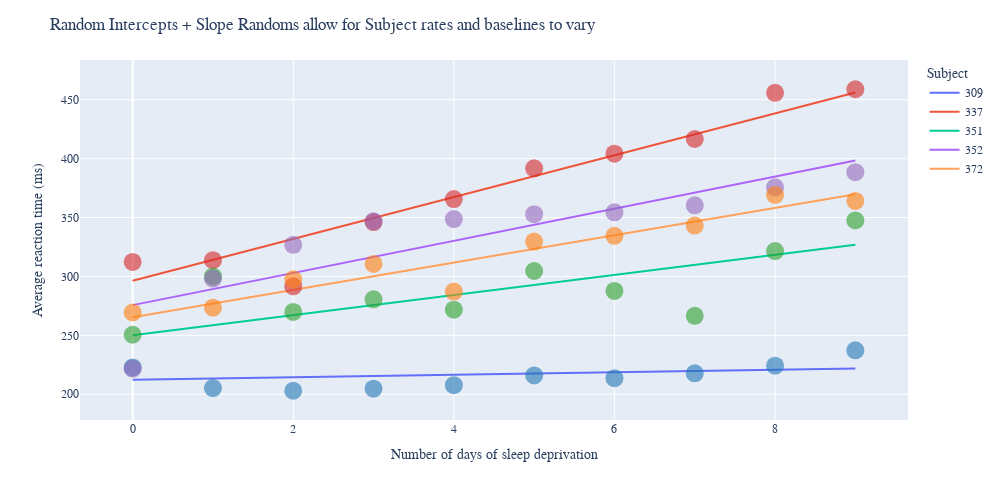

Here is the notebook cell this chart was saved with:
### Code cell
# plot with plotly
fig4 = px.line(df_slope_int_melt, x='Days', y='Reaction', color='index')

# add individual scatter points
colors= ['#1f77b4', '#d62728', '#2ca02c', '#9467bd', '#ff7f0e']
for i, subj in enumerate(sleepstudy.Subject.unique()):
    subj_scatter = sleepstudy[sleepstudy['Subject'].str.contains(subj)]
    
    fig4.add_trace(go.Scatter(x=subj_scatter['Days'].values, y=subj_scatter['Reaction'].values, 
                              mode='markers', 
                              marker=dict(color=colors[i]),
                              showlegend=False))

fig4.update_traces(marker=dict(size=18, opacity=0.6),
                  selector=dict(mode='markers'))

fig4.update_layout(autosize=False,
                  width=1000,
                  height=500,
                 title="Random Intercepts + Slope Randoms allow for Subject rates and baselines to vary",
                    xaxis_title="Number of days of sleep deprivation",
                 yaxis_title="Average reaction time (ms)",
                 legend_title_text='Subject',
                  font=dict(
                      family="Helvetica Neue"))
fig4.show()

### Figure 1 — Plotly figure (JSON) as saved in the notebook; plotly's stock layout.template omitted (floating-point values rounded to 4 significant figures)
{"data": [{"hovertemplate": "index=309<br>Days=%{x}<br>Reaction=%{y}<extra></extra>", "legendgroup": "309", "line": {"color": "#636efa", "dash": "solid"}, "mode": "lines", "name": "309", "showlegend": true, "type": "scatter", "x": [0, 9], "xaxis": "x", "y": [212.4, 221.8], "yaxis": "y"}, {"hovertemplate": "index=337<br>Days=%{x}<br>Reaction=%{y}<extra></extra>", "legendgroup": "337", "line": {"color": "#EF553B", "dash": "solid"}, "mode": "lines", "name": "337", "showlegend": true, "type": "scatter", "x": [0, 9], "xaxis": "x", "y": [296.3, 456.1], "yaxis": "y"}, {"hovertemplate": "index=351<br>Days=%{x}<br>Reaction=%{y}<extra></extra>", "legendgroup": "351", "line": {"color": "#00cc96", "dash": "solid"}, "mode": "lines", "name": "351", "showlegend": true, "type": "scatter", "x": [0, 9], "xaxis": "x", "y": [250.0, 326.9], "yaxis": "y"}, {"hovertemplate": "index=352<br>Days=%{x}<br>Reaction=%{y}<extra></extra>", "legendgroup": "352", "line": {"color": "#ab63fa", "dash": "solid"}, "mode": "lines", "name": "352", "showlegend": true, "type": "scatter", "x": [0, 9], "xaxis": "x", "y": [275.7, 398.5], "yaxis": "y"}, {"hovertemplate": "index=372<br>Days=%{x}<br>Reaction=%{y}<extra></extra>", "legendgroup": "372", "line": {"color": "#FFA15A", "dash": "solid"}, "mode": "lines", "name": "372", "showlegend": true, "type": "scatter", "x": [0, 9], "xaxis": "x", "y": [265.4, 369.7], "yaxis": "y"}, {"marker": {"color": "#1f77b4", "opacity": 0.6, "size": 18}, "mode": "markers", "showlegend": false, "type": "scatter", "x": [0, 1, 2, 3, 4, 5, 6, 7, 8, 9], "y": [222.7, 205.3, 203.0, 204.7, 207.7, 216.0, 213.6, 217.7, 224.3, 237.3]}, {"marker": {"color": "#d62728", "opacity": 0.6, "size": 18}, "mode": "markers", "showlegend": false, "type": "scatter", "x": [0, 1, 2, 3, 4, 5, 6, 7, 8, 9], "y": [312.4, 313.8, 291.6, 346.1, 365.7, 391.8, 404.3, 416.7, 455.9, 458.9]}, {"marker": {"color": "#2ca02c", "opacity": 0.6, "size": 18}, "mode": "markers", "showlegend": false, "type": "scatter", "x": [0, 1, 2, 3, 4, 5, 6, 7, 8, 9], "y": [250.5, 300.1, 269.9, 280.6, 271.8, 304.6, 287.7, 266.6, 321.5, 347.6]}, {"marker": {"color": "#9467bd", "opacity": 0.6, "size": 18}, "mode": "markers", "showlegend": false, "type": "scatter", "x": [0, 1, 2, 3, 4, 5, 6, 7, 8, 9], "y": [221.7, 298.2, 326.9, 346.9, 348.7, 352.8, 354.4, 360.4, 375.6, 388.5]}, {"marker": {"color": "#ff7f0e", "opacity": 0.6, "size": 18}, "mode": "markers", "showlegend": false, "type": "scatter", "x": [0, 1, 2, 3, 4, 5, 6, 7, 8, 9], "y": [269.4, 273.5, 297.6, 310.6, 287.2, 329.6, 334.5, 343.2, 369.1, 364.1]}], "layout": {"autosize": false, "font": {"family": "Helvetica Neue"}, "height": 500, "legend": {"title": {"text": "Subject"}, "tracegroupgap": 0}, "margin": {"t": 60}, "title": {"text": "Random Intercepts + Slope Randoms allow for Subject rates and baselines to vary"}, "width": 1000, "xaxis": {"anchor": "y", "autorange": true, "domain": [0, 1], "range": [-0.6562, 9.656], "title": {"text": "Number of days of sleep deprivation"}, "type": "linear"}, "yaxis": {"anchor": "x", "autorange": true, "domain": [0, 1], "range": [178.1, 483.7], "title": {"text": "Average reaction time (ms)"}, "type": "linear"}}}
